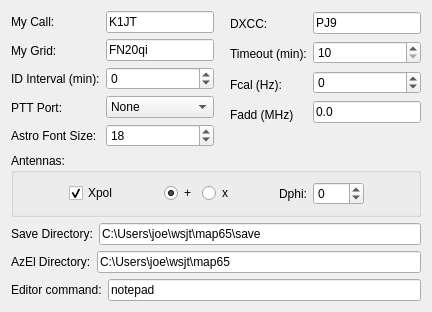
     <widget class="QWidget" name="tab">
      <attribute name="title">
       <string>Station</string>
      </attribute>
      <layout class="QGridLayout" name="gridLayout_7">
       <item row="0" column="0">
        <layout class="QVBoxLayout" name="verticalLayout_6">
         <item>
          <layout class="QHBoxLayout" name="horizontalLayout_2">
           <item>
            <layout class="QVBoxLayout" name="verticalLayout">
             <item>
              <widget class="QLabel" name="label">
               <property name="minimumSize">
                <size>
                 <width>0</width>
                 <height>20</height>
                </size>
               </property>
               <property name="text">
                <string>My Call:</string>
               </property>
              </widget>
             </item>
             <item>
              <widget class="QLabel" name="label_2">
               <property name="minimumSize">
                <size>
                 <width>0</width>
                 <height>20</height>
                </size>
               </property>
               <property name="text">
                <string>My Grid:</string>
               </property>
              </widget>
             </item>
             <item>
              <widget class="QLabel" name="label_3">
               <property name="minimumSize">
                <size>
                 <width>0</width>
                 <height>20</height>
                </size>
               </property>
               <property name="text">
                <string>ID Interval (min):</string>
               </property>
              </widget>
             </item>
             <item>
              <widget class="QLabel" name="label_4">
               <property name="minimumSize">
                <size>
                 <width>0</width>
                 <height>20</height>
                </size>
               </property>
               <property name="text">
                <string>PTT Port:</string>
               </property>
              </widget>
             </item>
             <item>
              <widget class="QLabel" name="label_7">
               <property name="text">
                <string>Astro Font Size:</string>
               </property>
              </widget>
             </item>
            </layout>
           </item>
           <item>
            <layout class="QVBoxLayout" name="verticalLayout_3">
             <item>
              <widget class="QLineEdit" name="myCallEntry">
               <property name="maximumSize">
                <size>
                 <width>16777215</width>
                 <height>16777215</height>
                </size>
               </property>
               <property name="text">
                <string>K1JT</string>
               </property>
              </widget>
             </item>
             <item>
              <widget class="QLineEdit" name="myGridEntry">
               <property name="maximumSize">
                <size>
                 <width>16777215</width>
                 <height>16777215</height>
                </size>
               </property>
               <property name="text">
                <string>FN20qi</string>
               </property>
              </widget>
             </item>
             <item>
              <widget class="QSpinBox" name="idIntSpinBox">
               <property name="minimum">
                <number>-20</number>
               </property>
               <property name="maximum">
                <number>10</number>
               </property>
              </widget>
             </item>
             <item>
              <widget class="QComboBox" name="pttComboBox">
               <property name="sizePolicy">
                <sizepolicy hsizetype="Expanding" vsizetype="Fixed">
                 <horstretch>0</horstretch>
                 <verstretch>0</verstretch>
                </sizepolicy>
               </property>
               <property name="maximumSize">
                <size>
                 <width>16777215</width>
                 <height>16777215</height>
                </size>
               </property>
               <property name="editable">
                <bool>false</bool>
               </property>
               <item>
                <property name="text">
                 <string>None</string>
                </property>
               </item>
              </widget>
             </item>
             <item>
              <widget class="QSpinBox" name="astroFont">
               <property name="minimum">
                <number>12</number>
               </property>
               <property name="maximum">
                <number>32</number>
               </property>
               <property name="value">
                <number>18</number>
               </property>
              </widget>
             </item>
            </layout>
           </item>
           <item>
            <spacer name="horizontalSpacer_2">
             <property name="orientation">
              <enum>Qt::Orientation::Horizontal</enum>
             </property>
             <property name="sizeType">
              <enum>QSizePolicy::Policy::Fixed</enum>
             </property>
             <property name="sizeHint" stdset="0">
              <size>
               <width>10</width>
               <height>20</height>
              </size>
             </property>
            </spacer>
           </item>
           <item>
            <layout class="QVBoxLayout" name="verticalLayout_4">
             <item>
              <widget class="QLabel" name="label_5">
               <property name="minimumSize">
                <size>
                 <width>0</width>
                 <height>20</height>
                </size>
               </property>
               <property name="text">
                <string>DXCC:</string>
               </property>
              </widget>
             </item>
             <item>
              <widget class="QLabel" name="label_8">
               <property name="minimumSize">
                <size>
                 <width>0</width>
                 <height>20</height>
                </size>
               </property>
               <property name="text">
                <string>Timeout (min):</string>
               </property>
              </widget>
             </item>
             <item>
              <widget class="QLabel" name="label_9">
               <property name="minimumSize">
                <size>
                 <width>0</width>
                 <height>20</height>
                </size>
               </property>
               <property name="text">
                <string>Fcal (Hz):</string>
               </property>
              </widget>
             </item>
             <item>
              <widget class="QLabel" name="label_11">
               <property name="minimumSize">
                <size>
                 <width>0</width>
                 <height>20</height>
                </size>
               </property>
               <property name="text">
                <string>Fadd (MHz)</string>
               </property>
              </widget>
             </item>
             <item>
              <spacer name="verticalSpacer">
               <property name="orientation">
                <enum>Qt::Orientation::Vertical</enum>
               </property>
               <property name="sizeType">
                <enum>QSizePolicy::Policy::Fixed</enum>
               </property>
               <property name="sizeHint" stdset="0">
                <size>
                 <width>20</width>
                 <height>20</height>
                </size>
               </property>
              </spacer>
             </item>
            </layout>
           </item>
           <item>
            <layout class="QVBoxLayout" name="verticalLayout_5">
             <item>
              <widget class="QLineEdit" name="dxccEntry">
               <property name="maximumSize">
                <size>
                 <width>16777215</width>
                 <height>16777215</height>
                </size>
               </property>
               <property name="text">
                <string>PJ9</string>
               </property>
              </widget>
             </item>
             <item>
              <widget class="QSpinBox" name="timeoutSpinBox">
               <property name="minimum">
                <number>10</number>
               </property>
               <property name="maximum">
                <number>40</number>
               </property>
              </widget>
             </item>
             <item>
              <widget class="QSpinBox" name="fCalSpinBox">
               <property name="minimum">
                <number>-20000</number>
               </property>
               <property name="maximum">
                <number>20000</number>
               </property>
              </widget>
             </item>
             <item>
              <widget class="QLineEdit" name="faddEntry">
               <property name="text">
                <string>0.0</string>
               </property>
              </widget>
             </item>
             <item>
              <spacer name="verticalSpacer_3">
               <property name="orientation">
                <enum>Qt::Orientation::Vertical</enum>
               </property>
               <property name="sizeType">
                <enum>QSizePolicy::Policy::Fixed</enum>
               </property>
               <property name="sizeHint" stdset="0">
                <size>
                 <width>20</width>
                 <height>20</height>
                </size>
               </property>
              </spacer>
             </item>
            </layout>
           </item>
          </layout>
         </item>
         <item>
          <widget class="QGroupBox" name="antennaGroupBox">
           <property name="sizePolicy">
            <sizepolicy hsizetype="Preferred" vsizetype="Preferred">
             <horstretch>0</horstretch>
             <verstretch>0</verstretch>
            </sizepolicy>
           </property>
           <property name="title">
            <string>Antennas:</string>
           </property>
           <layout class="QGridLayout" name="gridLayout_8">
            <item row="0" column="0">
             <layout class="QHBoxLayout" name="horizontalLayout_5">
              <item>
               <spacer name="horizontalSpacer_10">
                <property name="orientation">
                 <enum>Qt::Orientation::Horizontal</enum>
                </property>
                <property name="sizeHint" stdset="0">
                 <size>
                  <width>40</width>
                  <height>20</height>
                 </size>
                </property>
               </spacer>
              </item>
              <item>
               <widget class="QCheckBox" name="cbXpol">
                <property name="text">
                 <string>Xpol</string>
                </property>
                <property name="checked">
                 <bool>true</bool>
                </property>
               </widget>
              </item>
              <item>
               <spacer name="horizontalSpacer_9">
                <property name="orientation">
                 <enum>Qt::Orientation::Horizontal</enum>
                </property>
                <property name="sizeType">
                 <enum>QSizePolicy::Policy::Fixed</enum>
                </property>
                <property name="sizeHint" stdset="0">
                 <size>
                  <width>40</width>
                  <height>20</height>
                 </size>
                </property>
               </spacer>
              </item>
              <item>
               <widget class="QRadioButton" name="rbAntenna">
                <property name="text">
                 <string>+</string>
                </property>
                <property name="checked">
                 <bool>true</bool>
                </property>
               </widget>
              </item>
              <item>
               <widget class="QRadioButton" name="rbAntennaX">
                <property name="text">
                 <string>x</string>
                </property>
               </widget>
              </item>
              <item>
               <spacer name="horizontalSpacer_3">
                <property name="orientation">
                 <enum>Qt::Orientation::Horizontal</enum>
                </property>
                <property name="sizeType">
                 <enum>QSizePolicy::Policy::Fixed</enum>
                </property>
                <property name="sizeHint" stdset="0">
                 <size>
                  <width>40</width>
                  <height>20</height>
                 </size>
                </property>
               </spacer>
              </item>
              <item>
               <widget class="QLabel" name="labelDphi">
                <property name="minimumSize">
                 <size>
                  <width>0</width>
                  <height>20</height>
                 </size>
                </property>
                <property name="text">
                 <string>Dphi:</string>
                </property>
               </widget>
              </item>
              <item>
               <widget class="QSpinBox" name="dPhiSpinBox">
                <property name="minimumSize">
                 <size>
                  <width>0</width>
                  <height>20</height>
                 </size>
                </property>
                <property name="minimum">
                 <number>-180</number>
                </property>
                <property name="maximum">
                 <number>180</number>
                </property>
                <property name="singleStep">
                 <number>10</number>
                </property>
               </widget>
              </item>
              <item>
               <spacer name="horizontalSpacer_4">
                <property name="orientation">
                 <enum>Qt::Orientation::Horizontal</enum>
                </property>
                <property name="sizeHint" stdset="0">
                 <size>
                  <width>40</width>
                  <height>20</height>
                 </size>
                </property>
               </spacer>
              </item>
             </layout>
            </item>
           </layout>
          </widget>
         </item>
         <item>
          <layout class="QHBoxLayout" name="horizontalLayout_3">
           <item>
            <widget class="QLabel" name="label_10">
             <property name="minimumSize">
              <size>
               <width>80</width>
               <height>20</height>
              </size>
             </property>
             <property name="text">
              <string>Save Directory:</string>
             </property>
            </widget>
           </item>
           <item>
            <widget class="QLineEdit" name="saveDirEntry">
             <property name="text">
              <string>C:\Users\joe\wsjt\map65\save</string>
             </property>
            </widget>
           </item>
          </layout>
         </item>
         <item>
          <layout class="QHBoxLayout" name="horizontalLayout_4">
           <item>
            <widget class="QLabel" name="label_6">
             <property name="minimumSize">
              <size>
               <width>80</width>
               <height>20</height>
              </size>
             </property>
             <property name="text">
              <string>AzEl Directory:</string>
             </property>
            </widget>
           </item>
           <item>
            <widget class="QLineEdit" name="azelDirEntry">
             <property name="text">
              <string>C:\Users\joe\wsjt\map65</string>
             </property>
            </widget>
           </item>
          </layout>
         </item>
         <item>
          <layout class="QHBoxLayout" name="horizontalLayout_18">
           <item>
            <widget class="QLabel" name="label_23">
             <property name="minimumSize">
              <size>
               <width>80</width>
               <height>20</height>
              </size>
             </property>
             <property name="text">
              <string>Editor command:</string>
             </property>
            </widget>
           </item>
           <item>
            <widget class="QLineEdit" name="editorEntry">
             <property name="maximumSize">
              <size>
               <width>16777215</width>
               <height>16777215</height>
              </size>
             </property>
             <property name="text">
              <string>notepad</string>
             </property>
            </widget>
           </item>
          </layout>
         </item>
        </layout>
       </item>
      </layout>
     </widget>
